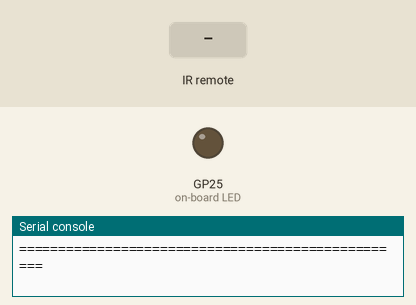
Simulated run of this program. Board: Raspberry Pi Pico running CircuitPython. Parts: output pins drawn as LEDs (lit = HIGH), the last lines printed to the serial console. Inputs (shaded band) come from the test bench.

Above: at 1.2 s.
1.3 s: infrared code 0xFF received
At 2.4 s:
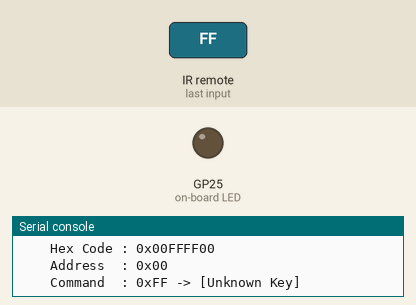
2.8 s: infrared code 0x45 received
At 3.7 s:
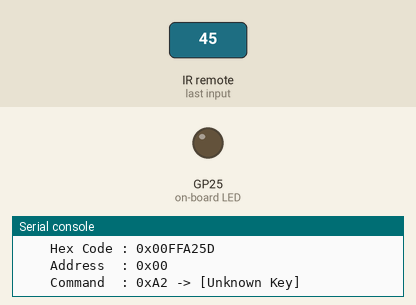
4.3 s: infrared code 0x46 received
At 4.9 s:
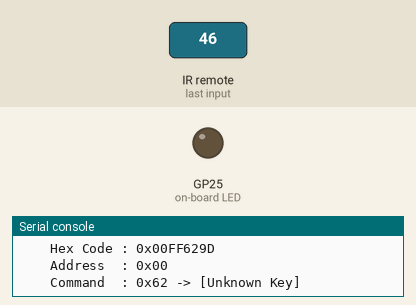
Timing chart, 0 to 7.3 s (numbered marks = the images above; inputs shaded):
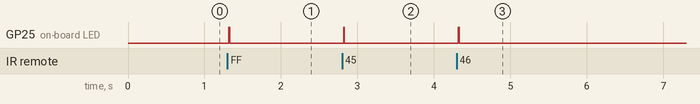

Measured:
- after the input at 1.3 s, GP25 (on-board LED): LOW → HIGH at once, → LOW 0.01 s later
- after the input at 2.8 s, GP25 (on-board LED): LOW → HIGH at once, → LOW 0.01 s later
- after the input at 4.3 s, GP25 (on-board LED): LOW → HIGH at once, → LOW 0.01 s later

The program:

ir-receiver.py
```python
#!/usr/bin/env circuit-run
"""
IR Receiver & Pulse Logger for Raspberry Pi Pico.

Captures raw IR pulses and decodes remote control signals (such as standard NEC protocol).

Wiring Guide:
1. Bare 3-pin IR Receiver (e.g. VS1838B / TSOP38238):
   (With the dome/lens facing you and pins pointing down, from LEFT to RIGHT):
   - Pin 1 (OUT / DATA) -> Pico GP19 (Physical Pin 25)
   - Pin 2 (GND)        -> Pico GND (Physical Pin 23 or 28)
   - Pin 3 (VCC)        -> Pico 3V3 OUT (Physical Pin 36)

2. PCB Module (with 3-pin header):
   - 'S' / 'OUT' / 'DAT' -> Pico GP19 (Physical Pin 25)
   - '+' / 'VCC'         -> Pico 3V3 OUT (Physical Pin 36)
   - '-' / 'GND'         -> Pico GND (Physical Pin 23 or 28)
"""

import time
import board
import digitalio
import pulseio

# Pin Definitions
PIN_IR_RECEIVER: board.Pin = board.GP19
PIN_LED: board.Pin = board.LED

# When True, all captured raw pulse timings are printed; when False, output is truncated to the first 32 pulses
VERBOSE: bool = True

# Known NEC remote button codes commonly found on 21-key mini IR remotes
NEC_BUTTON_MAP: dict[int, str] = {
    0x45: "CH- / POWER",
    0x46: "CH / MODE",
    0x47: "CH+ / MUTE",
    0x44: "PREV / <<",
    0x40: "NEXT / >>",
    0x43: "PLAY/PAUSE / >||",
    0x07: "VOL-",
    0x15: "VOL+",
    0x09: "EQ",
    0x16: "0",
    0x19: "100+",
    0x0D: "200+",
    0x0C: "1",
    0x18: "2",
    0x5E: "3",
    0x08: "4",
    0x1C: "5",
    0x5A: "6",
    0x42: "7",
    0x52: "8",
    0x4A: "9",
}

# Known Sony SIRC 7-bit command codes
SONY_BUTTON_MAP: dict[int, str] = {
    0x00: "1",
    0x01: "2",
    0x02: "3",
    0x03: "4",
    0x04: "5",
    0x05: "6",
    0x06: "7",
    0x07: "8",
    0x08: "9",
    0x09: "0",
    0x0A: "11 / ENTER",
    0x0B: "12",
    0x10: "Channel Up / CH+",
    0x11: "Channel Down / CH-",
    0x12: "Volume Up / VOL+",
    0x13: "Volume Down / VOL-",
    0x14: "Mute",
    0x15: "Power",
    0x18: "Power ON",
    0x19: "Power OFF",
    0x24: "Up Arrow",
    0x25: "Down Arrow",
    0x33: "Left Arrow",
    0x34: "Right Arrow",
    0x65: "Enter / OK",
    0x26: "Input / TV/Video",
    0x3A: "Menu / Home",
    0x58: "Back / Return",
    0x5B: "Display / Info",
}

# Known Sony SIRC device address codes
SONY_DEVICE_MAP: dict[int, str] = {
    0x01: "TV",
    0x02: "VCR 1",
    0x03: "VCR 2",
    0x04: "VCR 3",
    0x06: "Laserdisc",
    0x0C: "Surround Receiver",
    0x10: "Audio Receiver / Amp",
    0x11: "CD Player",
    0x12: "MiniDisc",
    0x13: "DVD Player",
}


def decode_nec(pulses: list[int]) -> tuple[int, int, int, bool] | None:
    """
    Attempts to decode a list of pulse durations (in microseconds) as an NEC protocol packet.
    Returns (hex_code_32bit, address, command, is_repeat) if successfully decoded, or None.
    """
    if len(pulses) < 2:
        return None

    # Scan for NEC leader pulse (~9000us) to tolerate any initial noise glitches
    leader_idx: int = -1
    for idx in range(len(pulses) - 1):
        if 7000 < pulses[idx] < 12000:
            leader_idx = idx
            break

    if leader_idx == -1:
        return None

    leader_pulse: int = pulses[leader_idx]
    leader_space: int = pulses[leader_idx + 1]

    # NEC Repeat Code: ~9000us pulse followed by ~2250us space
    if 1600 < leader_space < 3200:
        return (0, 0, 0, True)

    # Standard NEC Data Frame: ~9000us pulse followed by ~4500us space
    if not (3500 < leader_space < 5500):
        return None

    # Decode 32 data bits (each bit has a mark pulse followed by a space)
    data_bits: int = 0
    for i in range(32):
        space_idx: int = leader_idx + 2 + (i * 2) + 1
        if space_idx >= len(pulses):
            # If the line returned to idle before the 32nd space was captured, deduce bit 31 from complement
            if i == 31:
                cmd_byte: int = (data_bits >> 16) & 0xFF
                expected_bit: int = ((~cmd_byte) >> 7) & 0x01
                data_bits |= expected_bit << 31
                break
            return None

        space_len: int = pulses[space_idx]
        if 250 < space_len < 900:
            # Logical 0 (~560us space)
            pass
        elif 900 <= space_len < 2400:
            # Logical 1 (~1690us space)
            data_bits |= 1 << i
        else:
            # Out of timing tolerance
            return None

    byte0: int = data_bits & 0xFF
    byte1: int = (data_bits >> 8) & 0xFF
    byte2: int = (data_bits >> 16) & 0xFF
    byte3: int = (data_bits >> 24) & 0xFF

    # 32-bit hex code (Byte0.Byte1.Byte2.Byte3)
    full_hex_code: int = (byte0 << 24) | (byte1 << 16) | (byte2 << 8) | byte3

    # Verify standard NEC complement check: byte2 == ~byte3
    if (byte2 ^ byte3) == 0xFF:
        address: int = byte0 if (byte0 ^ byte1) == 0xFF else ((byte1 << 8) | byte0)
        command: int = byte2
        return (full_hex_code, address, command, False)

    # Extended NEC (address without complement, or slight bit errors)
    return (full_hex_code, byte0, byte2, False)


def decode_sony_sirc(pulses: list[int]) -> tuple[int, int, int, int] | None:
    """
    Attempts to decode a list of pulse durations (in microseconds) as a Sony SIRC protocol packet.
    Returns (raw_code, device_address, command, bit_length) if successfully decoded, or None.
    """
    if len(pulses) < 3:
        return None

    # Scan for Sony leader pulse (~2400us mark)
    leader_idx: int = -1
    for idx in range(len(pulses) - 1):
        if 1800 < pulses[idx] < 3000:
            leader_idx = idx
            break

    if leader_idx == -1:
        return None

    # Verify space after leader is approximately ~600us
    leader_space: int = pulses[leader_idx + 1]
    if not (300 < leader_space < 1000):
        return None

    # Decode pulse-width modulated data bits
    data_bits: int = 0
    bit_count: int = 0

    # Sony SIRC frames are 12, 15, or 20 bits long
    for bit_idx in range(20):
        pulse_idx: int = leader_idx + 2 + (bit_idx * 2)
        if pulse_idx >= len(pulses):
            break

        pulse_len: int = pulses[pulse_idx]
        if 300 <= pulse_len < 900:
            # Logical 0 (~600us pulse)
            bit_count += 1
        elif 900 <= pulse_len < 1600:
            # Logical 1 (~1200us pulse)
            data_bits |= 1 << bit_idx
            bit_count += 1
        else:
            # Outside timing tolerance
            break

    if bit_count not in (12, 15, 20):
        return None

    # Extract 7-bit command and device address
    command: int = data_bits & 0x7F
    if bit_count == 12:
        device_addr: int = (data_bits >> 7) & 0x1F
    elif bit_count == 15:
        device_addr = (data_bits >> 7) & 0xFF
    else:  # 20-bit
        device_addr = (data_bits >> 7) & 0x1FFF

    return (data_bits, device_addr, command, bit_count)


def main() -> None:
    """Initializes the IR receiver on GP19 and continuously logs pulse timings."""
    print("==================================================")
    print("Raspberry Pi Pico IR Receiver & Pulse Logger")
    print("Listening on GP19 (Pin 25)...")
    print("Point your IR remote at the receiver and press any key.")
    print("==================================================")

    # Initialize PulseIn for IR receiver.
    # IR receivers pull the line HIGH when idle, and pulse LOW when carrier is detected.
    pulses: pulseio.PulseIn = pulseio.PulseIn(PIN_IR_RECEIVER, maxlen=200, idle_state=True)

    # Optional onboard LED indicator
    led: digitalio.DigitalInOut | None = None
    try:
        led = digitalio.DigitalInOut(PIN_LED)
        led.direction = digitalio.Direction.OUTPUT
        led.value = False
    except Exception:
        pass

    last_received_time: float = 0.0

    while True:
        # Wait until pulses start arriving
        if len(pulses) == 0:
            time.sleep(0.005)
            continue

        # Wait until the burst finishes transmitting (idle detection)
        last_count: int = len(pulses)
        while True:
            time.sleep(0.015)
            current_count: int = len(pulses)
            if current_count == last_count:
                break
            last_count = current_count

        pulses.pause()
        pulse_count: int = len(pulses)
        raw_pulses: list[int] = [pulses[i] for i in range(pulse_count)]
        pulses.clear()
        pulses.resume()

        # Flash onboard LED briefly
        if led is not None:
            led.value = True

        now: float = time.monotonic()
        time_since_last: float = now - last_received_time
        last_received_time = now

        print(f"\n--- IR Signal Captured ({pulse_count} transitions, +{time_since_last:.2f}s) ---")

        # Format and display raw pulse timings in microseconds
        print(f"  Raw Pulse Durations (us, count={len(raw_pulses)}):")
        # Print pulse values in chunks of 8 for clear terminal formatting
        chunk_size: int = 8
        limit: int = len(raw_pulses) if VERBOSE else min(len(raw_pulses), 32)
        for i in range(0, limit, chunk_size):
            chunk: list[int] = raw_pulses[i:i + chunk_size]
            formatted_chunk: str = ", ".join(f"{p:5d}" for p in chunk)
            print(f"    [{i:2d}..{i+len(chunk)-1:2d}]: {formatted_chunk}")
        if not VERBOSE and len(raw_pulses) > limit:
            print(f"    ... (+ {len(raw_pulses) - limit} more pulses)")

        # Attempt decoding across supported protocols (NEC, Sony SIRC)
        nec_result: tuple[int, int, int, bool] | None = decode_nec(raw_pulses)
        sony_result: tuple[int, int, int, int] | None = decode_sony_sirc(raw_pulses)

        print("  Decoded Signal:")
        if nec_result is not None:
            hex_code, addr, cmd, is_repeat = nec_result
            if is_repeat:
                print("    Protocol : NEC (REPEAT)")
            else:
                button_name: str = NEC_BUTTON_MAP.get(cmd, "Unknown Key")
                print("    Protocol : NEC")
                print(f"    Hex Code : 0x{hex_code:08X}")
                print(f"    Address  : 0x{addr:02X}")
                print(f"    Command  : 0x{cmd:02X} -> [{button_name}]")
        elif sony_result is not None:
            raw_code, device_addr, cmd, bit_len = sony_result
            device_name: str = SONY_DEVICE_MAP.get(device_addr, "Unknown Device")
            button_name = SONY_BUTTON_MAP.get(cmd, "Unknown Key")
            print(f"    Protocol : Sony SIRC ({bit_len}-bit)")
            print(f"    Hex Code : 0x{raw_code:04X}")
            print(f"    Device   : 0x{device_addr:02X} -> [{device_name}]")
            print(f"    Command  : 0x{cmd:02X} ({cmd}) -> [{button_name}]")
        else:
            print("    Protocol : Raw / Non-standard")

        if led is not None:
            led.value = False


if __name__ == "__main__":
    main()
```
